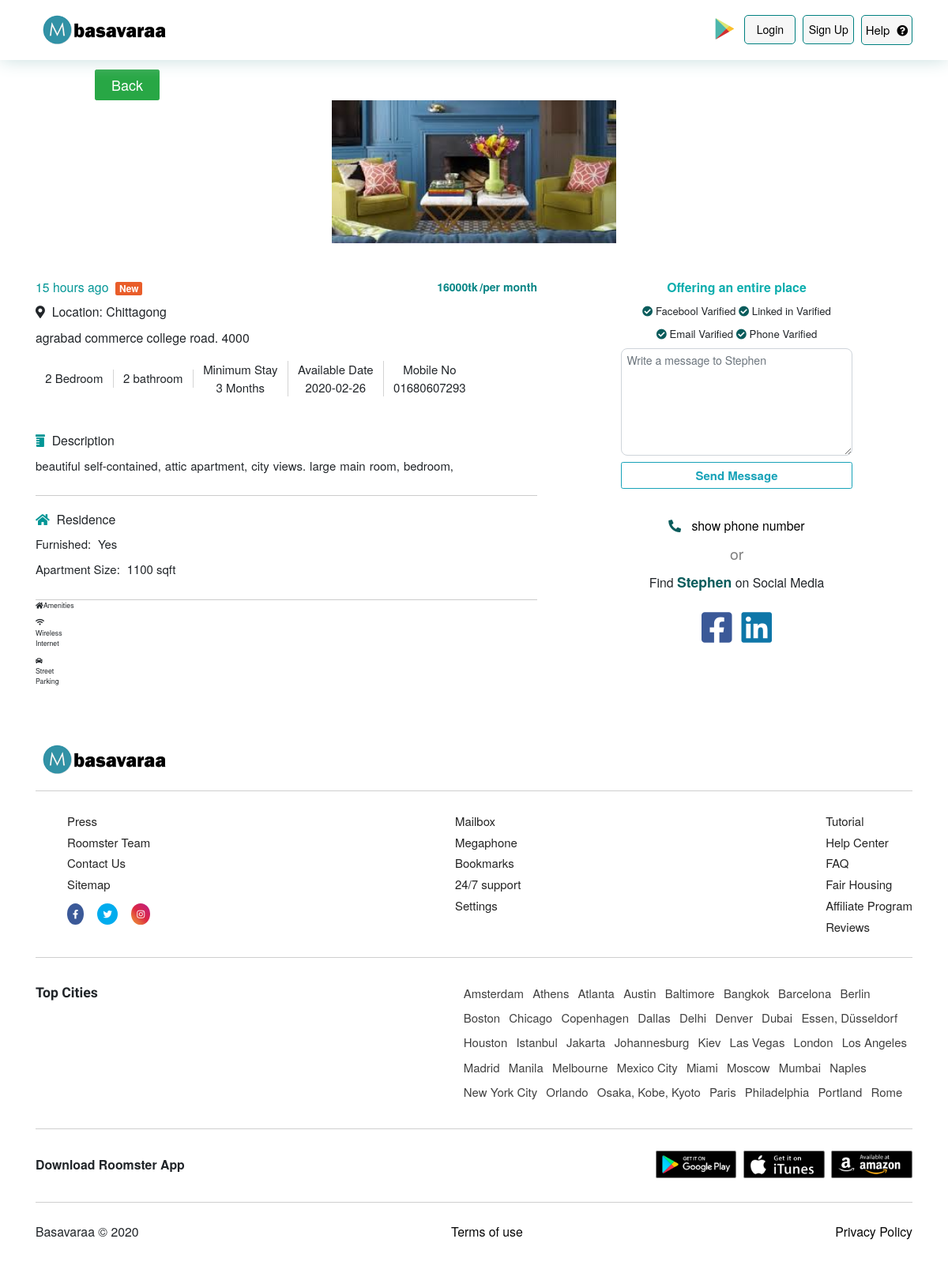
Before: /listing-user.php?id=24 with the older database file.
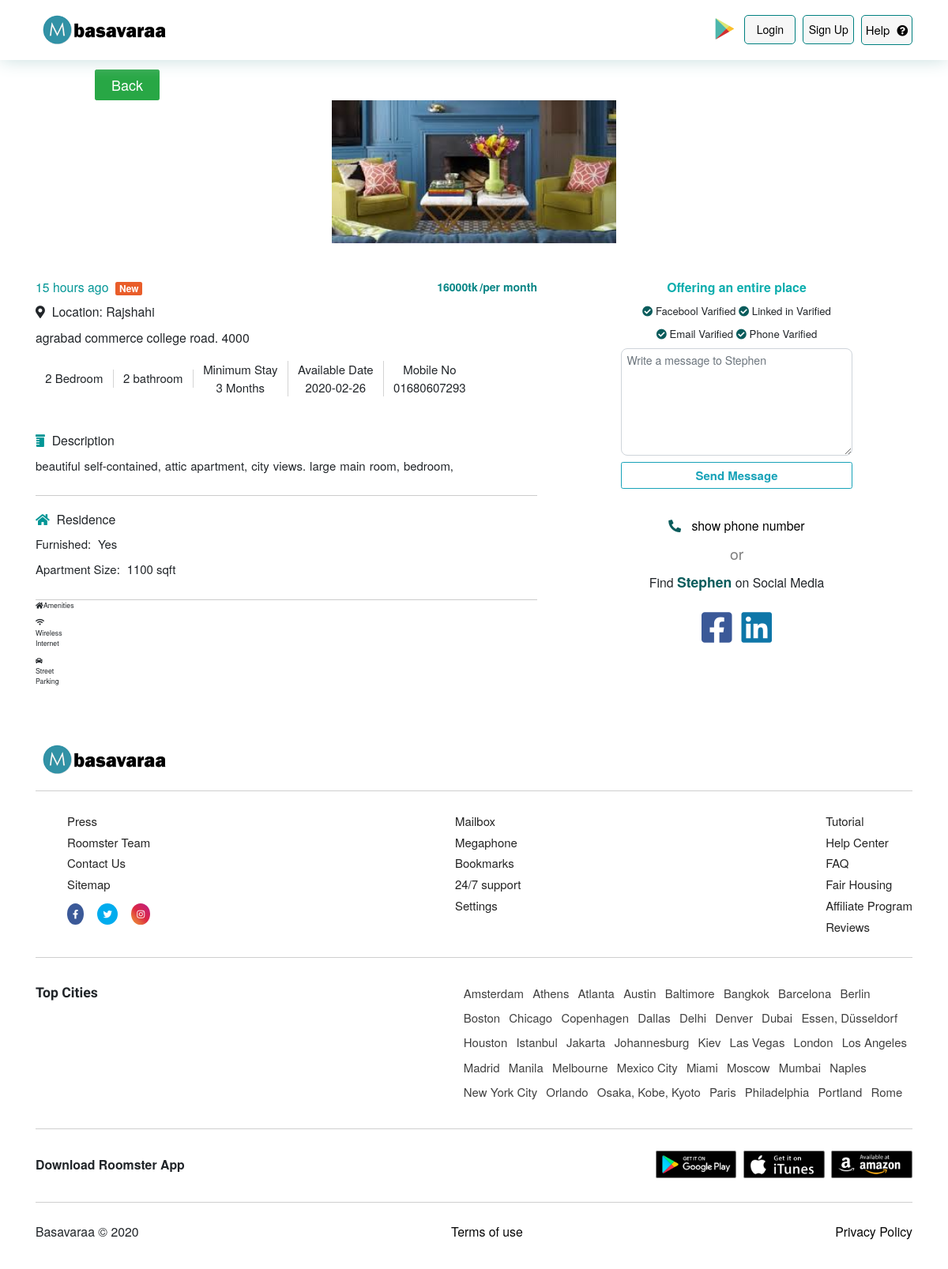
After: the same page with the newer database file.
### tables this page shows
CREATE TABLE `room` (
  `id` int(50) NOT NULL,
  `rentType` varchar(50) NOT NULL,
  `roomInfo` varchar(191) NOT NULL,
  `date` date NOT NULL,
  `advance` varchar(50) NOT NULL,
  `rent` varchar(50) NOT NULL,
  `rentNago` varchar(50) NOT NULL,
  `division` varchar(20) NOT NULL,
  `addressDetails` varchar(191) NOT NULL,
  `bedroom` varchar(50) NOT NULL,
  `dining` varchar(50) NOT NULL,
  `drawing` varchar(50) NOT NULL,
  `kitchen` varchar(50) NOT NULL,
  `bathroom` varchar(50) NOT NULL,
  `balcony` varchar(50) NOT NULL,
  `prefer` varchar(50) NOT NULL,
  `floorNo` varchar(50) NOT NULL,
  `size` varchar(50) NOT NULL,
  `garage` varchar(50) NOT NULL,
  `emergencyEnergy` varchar(50) NOT NULL,
  `side` varchar(50) NOT NULL,
  `lift` varchar(50) NOT NULL,
  `mobile` varchar(50) NOT NULL,
  `image` varchar(191) NOT NULL
);

### listing-user.php (the view, shortened to what the changed rows need)
<!DOCTYPE html>
<html lang="en">
<head>
    <link rel="stylesheet" href="./asset/css/owl.theme.default.min.css">
    <link rel="stylesheet" href="./asset/css/owl.carousel.min.css">
    <link rel="stylesheet" href="./asset/css/bootstrap.min.css">
    <link rel="stylesheet" href="./asset/css/style.css">
</head>
<body>
    <?php
         if (isset($_GET['id'])) {
            $id = $_GET['id'];
            $conn=connectDB();
            $sql="select*from room where id='$id'";
            $result=mysqli_query($conn,$sql);
            $row=mysqli_fetch_assoc($result);
         }
     ?>
    <section class="listing__banner">
        <br>
        <br>
         <div class="text-center">
           <img src="<?=$row['image']; ?>" class="img-fluid" eight="240" width="360" alt="Image not found">
        </div>
    </section>
    <section class="user_info-section">
        <div class="container">
            <div class="user_info--content">
                <div class="row">
                    <div class="col-md-7">
                        <div class="user_info-col">
                            <div class="apartment__location-info">
                                        <br>
                                        <div class="apartment__amount">
                                            <p>
                                                <span><?=$row['rent']; ?>tk</span>
                                                <span>/per month</span>
                                            </p>
                                        </div>
                                <p class="user_info-location"><span><i
                                            class="fas fa-map-marker-alt"></i></span><span>Location:  <?=$row['division']; ?></span></p>
                                <p class="apartment_address"><span><?=$row['addressDetails']; ?></span></p>
                            </div>
                            <div class="apartment_details">
                                <p><span><?=$row['bedroom']; ?> Bedroom</span></p>
                                <p><span><?=$row['bathroom']; ?> bathroom</span></p>
                                <p><span>Available Date</span><br><span><?=$row['date']; ?></span></p>
                                <p><span>Mobile No</span><br><span><?=$row['mobile']; ?></span></p>
                            </div>
                            <div class="apartment_discription">
                                <p><span><i class="fas fa-prescription-bottle"></i></span><span>Description</span></p>
                                <p class="description-text"><?=$row['roomInfo']; ?>
                                </p>
                            </div>
                            <div class="residence">
                                <p><span>Apartment Size:</span><span><?=$row['size']; ?></span></p>
                            </div>
                        </div>
                    </div>
                </div>
            </div>
        </div>
    </section>
</body>
</html>

Changed rows visible on the page:
changed room "agrabad commerce college road. 4000": division "Chittagong" → "Rajshahi"
